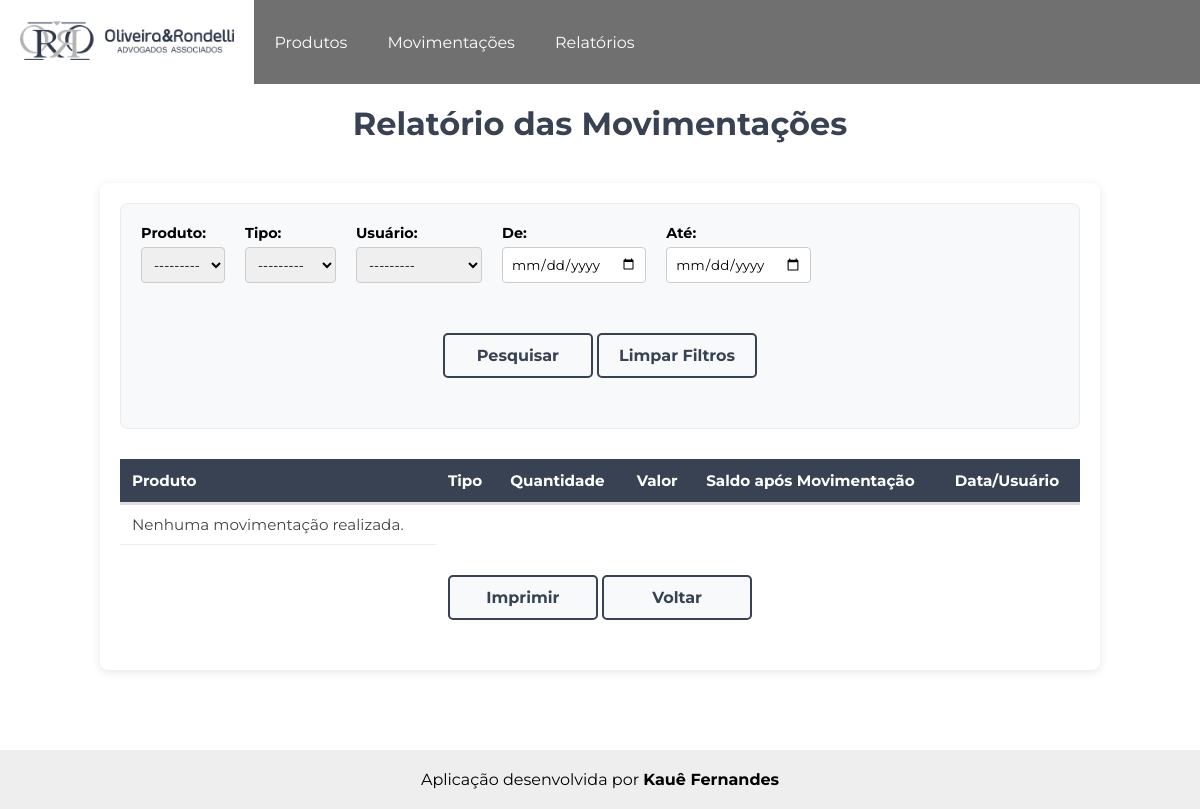
/relatorios/relatorio_movimentacoes, run on an earlier commit of the app's database.
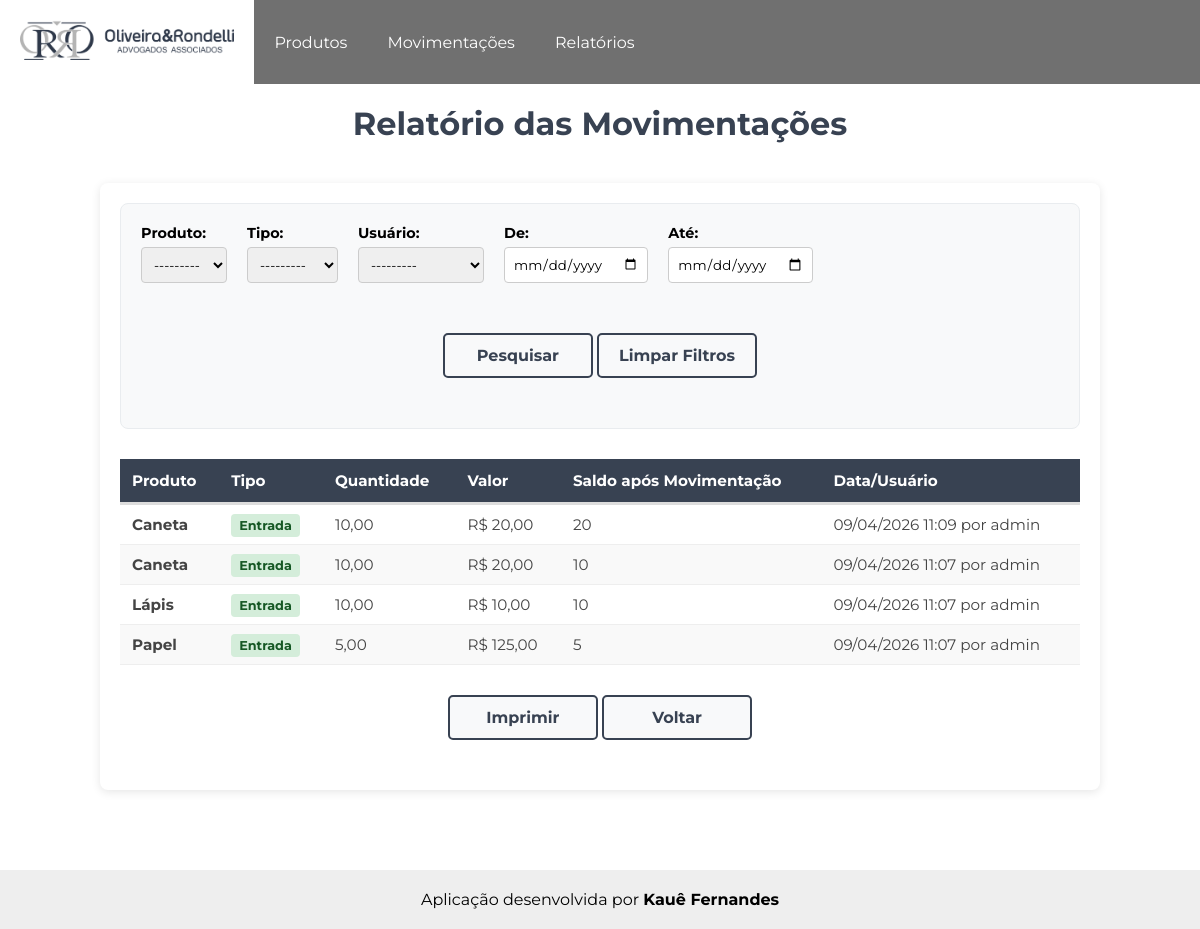
And on a later commit of the database.
### movimentacoes/models.py (models this page shows, shortened)
class Movimentacao(models.Model):
    TIPO_MOVIMENTACAO = [
        ('E', 'Entrada'),
        ('S', 'Saída')
    ]
    mov_produto = models.ForeignKey(Produtos, on_delete=models.PROTECT, related_name='movimentacoes', verbose_name='Produto')   # Chave estrangeira referenciando o produto da tabela Produtos
    mov_usuario = models.ForeignKey(User, on_delete=models.PROTECT, verbose_name='Usuário')                                     # Chave estrangeira referenciando o usuário da tabela Usuários
    mov_quantidade = models.DecimalField('Quantidade relativa à Unidade de Medida', decimal_places=2, max_digits=10)            # Quantidade da movimentação
    mov_tipo = models.CharField('Tipo de Movimentação', max_length=1, choices=TIPO_MOVIMENTACAO)                                # Tipo da movimentação
    mov_saldo_movimento = models.IntegerField('Saldo no momento:', editable=False, null=True)                                   # Saldo do produto após movimentação
    mov_custo = models.DecimalField('Valor da Compra', max_digits=10, decimal_places=2, null=True, blank=True)                  # Preço total da compra
    mov_data_adicionada = models.DateTimeField(auto_now_add=True)                                                               # Data que foi adicionada
    class Meta:
        verbose_name = 'Movimentação'
        verbose_name_plural = 'Movimentações'
        ordering = ['-mov_data_adicionada']

### produtos/models.py (models this page shows, shortened)
class Produtos(models.Model):
    pro_referencia = models.CharField('Referência', max_length=20, default='SEM-REF')                                                       # Referência do produto
    pro_descricao = models.TextField('Descrição')                                                                                           # Descrição do produto
    pro_unidade = models.ForeignKey(Unidades, on_delete=models.PROTECT, verbose_name='Unidade', default=1)                                  # Chave estrangeira referenciando a unidade da tabela Unidades
    pro_custo_medio = models.DecimalField('Custo Médio', decimal_places=2, max_digits=10, default=0)                         # Custo médio
    pro_saldo = models.DecimalField('Saldo', decimal_places=2, max_digits=10, default=0)                                                    # Saldo do produto no estoque
    pro_data_adicionada = models.DateTimeField(auto_now_add=True)                                                                            # Data em que o produto foi adicionado
    pro_data_modificado = models.DateTimeField(auto_now=True)                                                                               # Data em que o produto foi modificado
    def __str__(self):
        return self.pro_descricao
    class Meta:
        verbose_name = 'Produto'
        verbose_name_plural = 'Produtos'
        ordering = ['pro_descricao']

### relatorios/views.py (the view)
# urls.py: path('relatorio_movimentacoes', views.relatorio_movimentacoes, name='relatorio_movimentacoes')      # Adiciona o caminho para a tela do relatório das movimentações
def relatorio_movimentacoes(request):
    movimentacoes = Movimentacao.objects.order_by('-mov_data_adicionada')
    filtro = FiltroMovimentacao(request.GET, queryset=movimentacoes)
    context = {'movimentacoes': filtro.qs,
               'filtro': filtro}
    return render(request, 'relatorios/relatorio_movimentacoes.html', context)

### relatorios/templates/relatorios/relatorio_movimentacoes.html (shortened to what this page needs)
<!DOCTYPE html>
{% extends "core/base.html" %}
{% load static %}
    {% block extra_css %}
        <link rel="stylesheet" href="{% static 'css/relatorios.css' %}">
    {% endblock %}
    {% block content %}
    <h1>Relatório das Movimentações</h1>
    <div class="container-relatorio">
        <div class="container-formulario">
            <form method="get" class="formulario">
                {{ filtro.form.as_p }}
                <div class="container-botao">
                    <button class="botao-pesquisar" type="submit">Pesquisar</button>
                    <a href="{% url 'relatorio_movimentacoes' %}" class="botao-voltar">Limpar Filtros</a>
                </div>
            </form>
        </div>
        <table class="movimentacoes">
            <thead>
                <tr>
                    <th>Produto</th>
                    <th>Tipo</th>
                    <th>Quantidade</th>
                    <th>Valor</th>
                    <th>Saldo após Movimentação</th>
                    <th>Data/Usuário</th>
                </tr>
            </thead>
            <tbody>
                {% for movimentacao in movimentacoes %}
                <tr>
                    <td><b>{{ movimentacao.mov_produto }}</b></td>
                    <td>
                        {% if movimentacao.mov_tipo == 'E' %}
                            <span class="entrada">Entrada</span>
                        {% else %}
                            <span class="saida">Saída</span>
                        {% endif %}
                    </td>
                    <td>{{ movimentacao.mov_quantidade }}</td>
                    <td>
                        {% if movimentacao.mov_tipo == 'E' %}
                            <span>R$ {{ movimentacao.mov_custo }}</span>
                        {% else %}
                            <span>-</span>
                        {% endif %}
                    </td>
                    <td>{{ movimentacao.mov_saldo_movimento }}</td>
                    <td>{{ movimentacao.mov_data_adicionada|date:"d/m/Y H:i" }} por {{ movimentacao.mov_usuario }}</td>
                </tr>
                {% empty %}
                <tr>
                    <td>Nenhuma movimentação realizada.</td>
                </tr>
                {% endfor %}
            </tbody>
        </table>
        <div class="container-botao">
            <button class="botao-imprimir" onclick="window.print()">Imprimir</button>
            <a href="{% url 'relatorios' %}"><button class="botao-voltar">Voltar</button></a>
        </div>
    </div>
    {% endblock content %}

### core/templates/core/base.html (shortened to what this page needs)
<!DOCTYPE html>
{% load static %}
<html lang="pt-br">
<head>
    <link rel="stylesheet" href="{% static 'css/style1.css' %}">
    {% block extra_css %}{% endblock %}
</head>
<body>
    <header>
        <nav class="menu">
            <div class="nav-container">
                <ul class="nav-list">
                    <li ><a href="{% url 'index' %}"><img id="logo" src="{% static 'imagens/logo.png' %}" alt="Logo Oliveira e Rondelli"></a></li>
                    <li><a href="{% url 'produtos' %}">Produtos</a></li>
                    <li><a href="{% url 'movimentacoes' %}">Movimentações</a></li>
                    <li><a href="{% url 'relatorios' %}">Relatórios</a></li>
                </ul>
            </div>
        </nav>
    </header>
    <main class="container">
        {% block content %}
        {% endblock content %}
    </main>
    <footer>
        <p>Aplicação desenvolvida por <b>Kauê Fernandes</b></p>
    </footer>
</body>
</html>

### static/css/style1.css (style rules this page uses)
* { margin: 0; padding: 0; box-sizing: border-box; font-family: 'Montserrat', sans-serif; }
.menu { width: 100%; }
.nav-container { background-color: rgb(112, 112, 112); width: 100%; padding: 0; display: flex; justify-content: space-between; align-items: center; min-height: 80px; }
.nav-list, .user-auth { list-style: none; display: flex; align-items: center; }
.nav-list li a, .user-auth a { color: white; padding: 20px; display: inline-block; text-decoration: none; }
#logo { height: 40px; }
.container { padding: 20px; min-height: 80vh; }
footer { text-align: center; background-color: rgba(187, 187, 187, 0.247); padding: 20px; margin-top: 20px; }

### static/css/relatorios.css (style rules this page uses)
h1 { text-align: center; color: rgba(56, 66, 82); }
.container-relatorio { max-width: 1000px; margin: 40px auto; background-color: white; padding: 20px; border-radius: 8px; box-shadow: 0 2px 10px rgba(0, 0, 0, 0.1); }
.container-formulario { background-color: #f8f9fa; padding: 20px; border-radius: 8px; margin-bottom: 30px; border: 1px solid #e9ecef; }
.formulario { display: flex; flex-wrap: wrap; gap: 20px; align-items: flex-end; }
.formulario p { margin: 0; display: flex; flex-direction: column; font-weight: bold; font-size: 0.9rem; }
.formulario input, .formulario select { padding: 8px; border-radius: 4px; border: 1px solid #ccc; margin-top: 5px; }
.entrada { background-color: #d4edda; color: #155724; padding: 4px 8px; border-radius: 4px; font-weight: bold; font-size: 0.8rem; }
.movimentacoes { width: 100%; border-collapse: collapse; margin-top: 20px; font-size: 0.95rem; }
.movimentacoes thead th { background-color: rgba(56, 66, 82); color: white; text-align: left; padding: 12px; border-bottom: 3px solid #ddd; }
.movimentacoes tbody td { padding: 10px 12px; border-bottom: 1px solid #eee; color: #444; }
.movimentacoes tbody tr:nth-child(even) { background-color: #f9f9f9; }
.container-botao { text-align: center; margin: 30px 0; width: 100%; }
.botao-voltar, .botao-gerar, .botao-imprimir, .botao-pesquisar { display: inline-flex; align-items: center; justify-content: center; height: 45px; min-width: 150px; padding: 0 20px; font-family: inherit; font-size: 16px; font-weight: bold; text-decoration: none; color: rgba(56, 66, 82); background-color: #f8f9fa; border: 2px solid rgba(56, 66, 82); border-radius: 5px; cursor: pointer; transition: all 0.2s; box-sizing: border-box; }

What changed in the data, as far as the page shows it:
added Movimentacao: mov_produto "Caneta", mov_tipo "Entrada", mov_quantidade "10,00", mov_custo "20,00", mov_saldo_movimento "20", mov_data_adicionada "09/04/2026 11:09", mov_usuario "admin"
added Movimentacao: mov_produto "Caneta", mov_tipo "Entrada", mov_quantidade "10,00", mov_custo "20,00", mov_saldo_movimento "10", mov_data_adicionada "09/04/2026 11:07", mov_usuario "admin"
added Movimentacao: mov_produto "Lápis", mov_tipo "Entrada", mov_quantidade "10,00", mov_custo "10,00", mov_saldo_movimento "10", mov_data_adicionada "09/04/2026 11:07", mov_usuario "admin"
added Movimentacao: mov_produto "Papel", mov_tipo "Entrada", mov_quantidade "5,00", mov_custo "125,00", mov_saldo_movimento "5", mov_data_adicionada "09/04/2026 11:07", mov_usuario "admin"
Also different on the page:
text no longer shown: "Nenhuma movimentação realizada."
